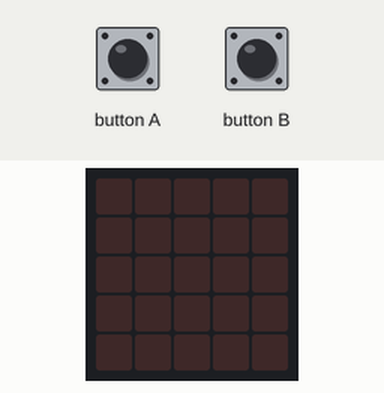
Recording of a program running on a simulated BBC micro:bit (MakeCode). On the bench: the board's 5×5 LED display. The inputs (shaded band) are chosen by the test bench. The short countdown, score and lost-life animations are approximate.

Above: at 1.2 s.
1.3 s: button B pressed for 0.15 s
At 1.51 s:
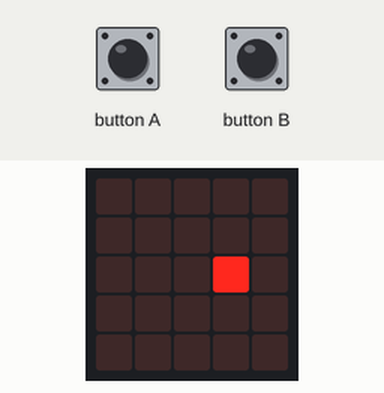
At 1.9 s:
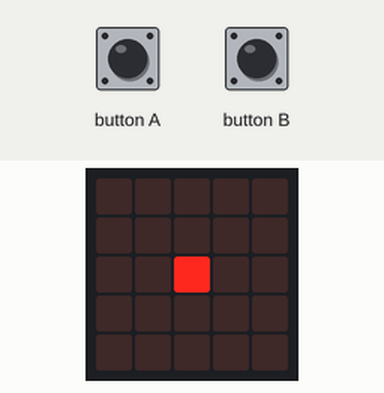
2.0 s: button A pressed for 0.15 s
At 3.0 s:
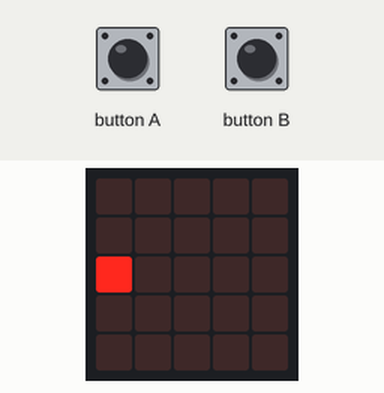
Timing chart, 0 to 5.0 s (numbered marks = the images above; inputs shaded):
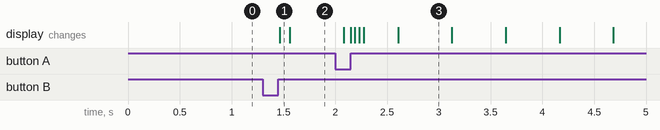

Measured:
- after the input at 1.3 s, the display: changes after 0.16 s (image 1)
- what the display in image 3 shows lasts 0.5 s, from 2.6 s to 3.1 s

The program:

main.ts
```typescript
input.onButtonPressed(Button.A, function () {
    if (sprite.get(LedSpriteProperty.X) == 2) {
        game.addScore(1)
        velocidade += -25
    } else {
        game.removeLife(1)
    }
})
input.onButtonPressed(Button.B, function () {
    if (pausa == 0) {
        pausa = 1
    } else {
        pausa = 0
    }
})
let pausa = 0
let sprite: game.LedSprite = null
let on = 1
let velocidade = 500
game.setLife(4)
sprite = game.createSprite(2, 2)
basic.forever(function () {
    sprite.move(1)
    sprite.ifOnEdgeBounce()
    basic.pause(velocidade)
})
basic.forever(function () {
    if (pausa == 0) {
        game.pause()
        basic.clearScreen()
    } else {
        game.resume()
    }
})
```

test.ts
```typescript
// testes vão aqui; isto não será compilado quando este pacote for usado como uma extensão.
```
